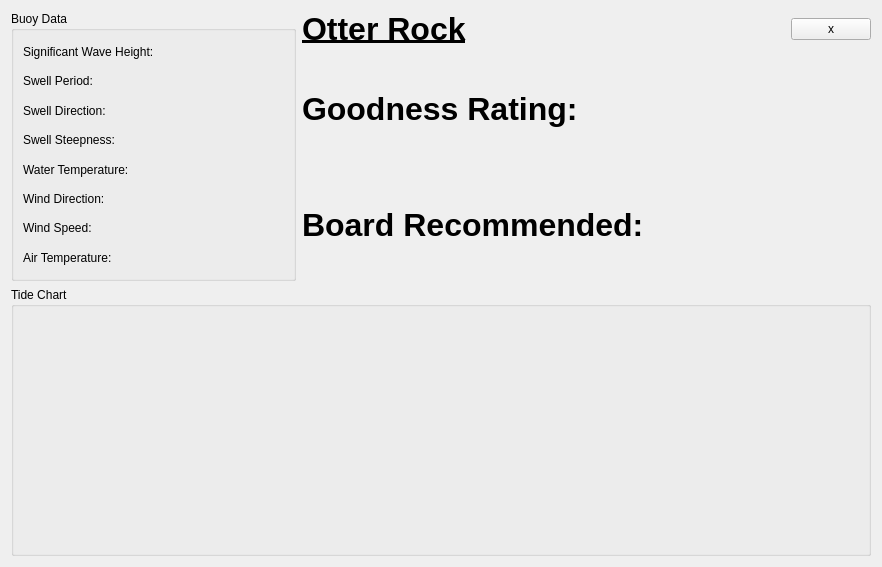
<?xml version="1.0" encoding="UTF-8"?>
<ui version="4.0">
 <class>Form</class>
 <widget class="QWidget" name="Form">
  <property name="geometry">
   <rect>
    <x>0</x>
    <y>0</y>
    <width>882</width>
    <height>567</height>
   </rect>
  </property>
  <property name="sizePolicy">
   <sizepolicy hsizetype="Ignored" vsizetype="Preferred">
    <horstretch>0</horstretch>
    <verstretch>0</verstretch>
   </sizepolicy>
  </property>
  <property name="windowTitle">
   <string>Form</string>
  </property>
  <layout class="QGridLayout" name="gridLayout_2">
   <item row="0" column="0">
    <layout class="QVBoxLayout" name="verticalLayout_3">
     <item>
      <widget class="QGroupBox" name="groupBox">
       <property name="title">
        <string>Buoy Data</string>
       </property>
       <layout class="QVBoxLayout" name="verticalLayout">
        <item>
         <widget class="QLabel" name="label">
          <property name="text">
           <string>Significant Wave Height:</string>
          </property>
         </widget>
        </item>
        <item>
         <widget class="QLabel" name="label_2">
          <property name="text">
           <string>Swell Period:</string>
          </property>
         </widget>
        </item>
        <item>
         <widget class="QLabel" name="label_3">
          <property name="text">
           <string>Swell Direction: </string>
          </property>
         </widget>
        </item>
        <item>
         <widget class="QLabel" name="label_10">
          <property name="text">
           <string>Swell Steepness:</string>
          </property>
         </widget>
        </item>
        <item>
         <widget class="QLabel" name="label_7">
          <property name="text">
           <string>Water Temperature:</string>
          </property>
         </widget>
        </item>
        <item>
         <widget class="QLabel" name="label_4">
          <property name="text">
           <string>Wind Direction:</string>
          </property>
         </widget>
        </item>
        <item>
         <widget class="QLabel" name="label_5">
          <property name="text">
           <string>Wind Speed:</string>
          </property>
         </widget>
        </item>
        <item>
         <widget class="QLabel" name="label_6">
          <property name="text">
           <string>Air Temperature:</string>
          </property>
         </widget>
        </item>
       </layout>
      </widget>
     </item>
    </layout>
   </item>
   <item row="1" column="0" colspan="3">
    <widget class="QGroupBox" name="groupBox_2">
     <property name="title">
      <string>Tide Chart</string>
     </property>
    </widget>
   </item>
   <item row="0" column="1" colspan="2">
    <layout class="QGridLayout" name="gridLayout">
     <item row="0" column="0">
      <widget class="QLabel" name="Title">
       <property name="text">
        <string>&lt;html&gt;&lt;head/&gt;&lt;body&gt;&lt;p&gt;&lt;span style=&quot; font-size:24pt; font-weight:700; text-decoration: underline;&quot;&gt;Otter Rock&lt;/span&gt;&lt;/p&gt;&lt;/body&gt;&lt;/html&gt;</string>
       </property>
      </widget>
     </item>
     <item row="0" column="1">
      <widget class="QPushButton" name="Close">
       <property name="sizePolicy">
        <sizepolicy hsizetype="Fixed" vsizetype="Fixed">
         <horstretch>0</horstretch>
         <verstretch>0</verstretch>
        </sizepolicy>
       </property>
       <property name="text">
        <string>x</string>
       </property>
      </widget>
     </item>
     <item row="1" column="0">
      <widget class="QLabel" name="GoodnessRating">
       <property name="text">
        <string>&lt;html&gt;&lt;head/&gt;&lt;body&gt;&lt;p&gt;&lt;span style=&quot; font-size:24pt; font-weight:700;&quot;&gt;Goodness Rating: &lt;/span&gt;&lt;/p&gt;&lt;/body&gt;&lt;/html&gt;</string>
       </property>
      </widget>
     </item>
     <item row="2" column="0">
      <widget class="QLabel" name="BoardRec">
       <property name="text">
        <string>&lt;html&gt;&lt;head/&gt;&lt;body&gt;&lt;p&gt;&lt;span style=&quot; font-size:24pt; font-weight:700;&quot;&gt;Board Recommended: &lt;/span&gt;&lt;/p&gt;&lt;/body&gt;&lt;/html&gt;</string>
       </property>
      </widget>
     </item>
    </layout>
   </item>
  </layout>
 </widget>
 <resources/>
 <connections/>
</ui>
